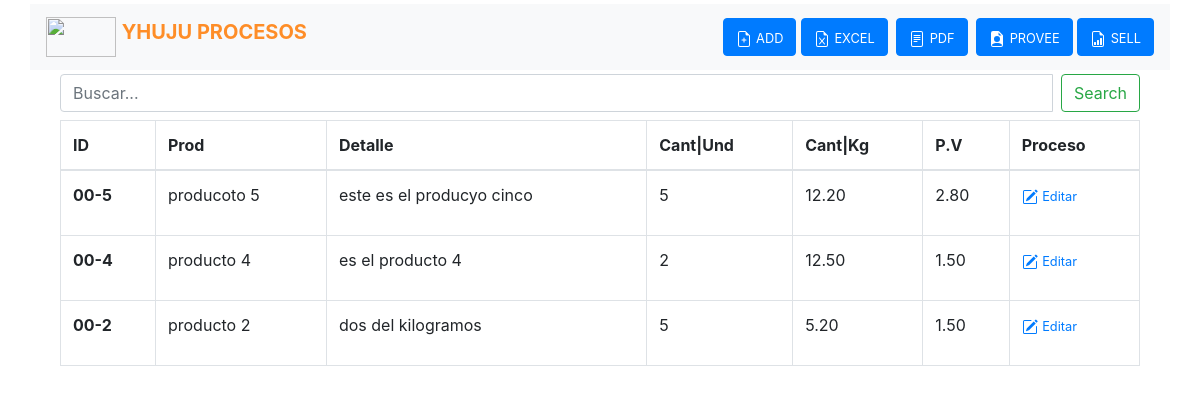
The app's page /pages/ (signed in) with its own data.
### pages/models.py (models this page shows, shortened)
class Page(models.Model):
    title = models.CharField(verbose_name="Título", max_length=200)
    content = RichTextField(verbose_name="Contenido")
    order = models.SmallIntegerField(verbose_name="order", default=0)
    decimal = models.DecimalField(verbose_name="Kilogramo",max_digits=6, decimal_places=2)
    pcompra = models.DecimalField(verbose_name="Precio Compra",max_digits=6, decimal_places=2)
    pventa = models.DecimalField(verbose_name="Precio Venta",max_digits=6, decimal_places=2)
    created = models.DateTimeField(auto_now_add=True, verbose_name="Fecha de creación")
    updated = models.DateTimeField(auto_now=True, verbose_name="Fecha de edición")
    class Meta:
        verbose_name = "página"
        verbose_name_plural = "páginas"
        ordering = ['order', 'title']

### pages/views.py (the view)
# urls.py: path('', PageListView.as_view(), name='pages'),
class PageListView(StaffRequiredMixin, ListView):
    model = Page

### pages/views.py (called while the page is built)
    def dispatch(self, request, *args, **kwargs):
        if not request.user.is_staff:
            return redirect(reverse_lazy('admin:login'))
        return super(StaffRequiredMixin, self).dispatch(request, *args, **kwargs)

### pages/templates/pages/page_list.html (shortened to what this page needs)
{% extends 'pages/base_control.html' %}
{% load static %}
{% block content%}
<main role="main">
  <div class="container mt-1">
    <div class="row">
        <nav class="navbar navbar-light bg-light col-md-12">
            <a class="navbar-brand" href="#">
              <img src="/static/core/yhuju.jpg" width="70" height="40" class="d-inline-block align-top" alt="">
              <b style="color: #FE8D27;">YHUJU PROCESOS</b>
            </a>
            <div class="row-fluid">
              <a type="nav-link" class="btn btn-primary"  href="{% url 'pages:create' %}">
                <small style="color:white">ADD</small>
              </a>
              <button type="button" class="btn btn-primary mr-1">
                  <small style="color:white">EXCEL</small>
              </button>
              <button type="button" class="btn btn-primary mr-1">
                  <small style="color:white">PDF</small>
              </button>
              <button type="button" class="btn btn-primary">
                  <small style="color:white">PROVEE</small>
              </button>
              <button type="button" class="btn btn-primary">
                  <small style="color:white">SELL</small>
              </button>
            </div>
        </nav>
        <div class="container mt-1">
            <div class="row">
            <div class="col-md-12 search">
                <form method="" action="">
                <div id="custom-search-input">
                    <div class="input-group col-md-12">
                    <input class="form-control text" name="buscalo" type="text" placeholder="Buscar..." aria-label="Search" name="buscar">
                    <button class="btn btn-outline-success ml-2 boton" type="submit">Search</button>
                    </div>
                </div>
                </form>
            </div>
            </div>
        </div>
    </div>
    <div class="container mb-4">
      <table class="table table-bordered mt-2">
        <thead>
          <tr>
            <th scope="col">ID</th>
            <th scope="col">Prod</th>
            <th scope="col">Detalle</th>
            <th scope="col">Cant|Und</th>
            <th scope="col">Cant|Kg</th>
            <th scope="col">P.V</th>
            <th scope="col">Proceso</th>
          </tr>
        </thead>
        <tbody>
          {% for page in page_list|dictsort:"id" reversed %}
          <tr>
            <th scope="row">{{"00-"}}{{page.id}}</th>
            <td>{{page.title}}</td>
            <td>{{page.content|striptags|safe|truncatechars:"200"}}</td>
            <td>{{page.order}}</td>
            <td>{{page.decimal|floatformat:2}}</td>
            <td>{{page.pventa|floatformat:2}}</td>
            <td>
                <p><a href="{% url 'pages:page' page.id page.title|slugify %}">
                  <small>Editar</small>
                </a>
                </p>
            </td>
          </tr>
          {% endfor %}
        </tbody>
      </table>
    </div>
  </div>
</main>
{% endblock %}

### records on screen
Page: value "00-", id "5", title "producoto 5", content "este es el producyo cinco", order "5", decimal "12.20", pventa "2.80"
Page: value "00-", id "4", title "producto 4", content "es el producto 4", order "2", decimal "12.50", pventa "1.50"
Page: value "00-", id "2", title "producto 2", content "dos del kilogramos", order "5", decimal "5.20", pventa "1.50"
